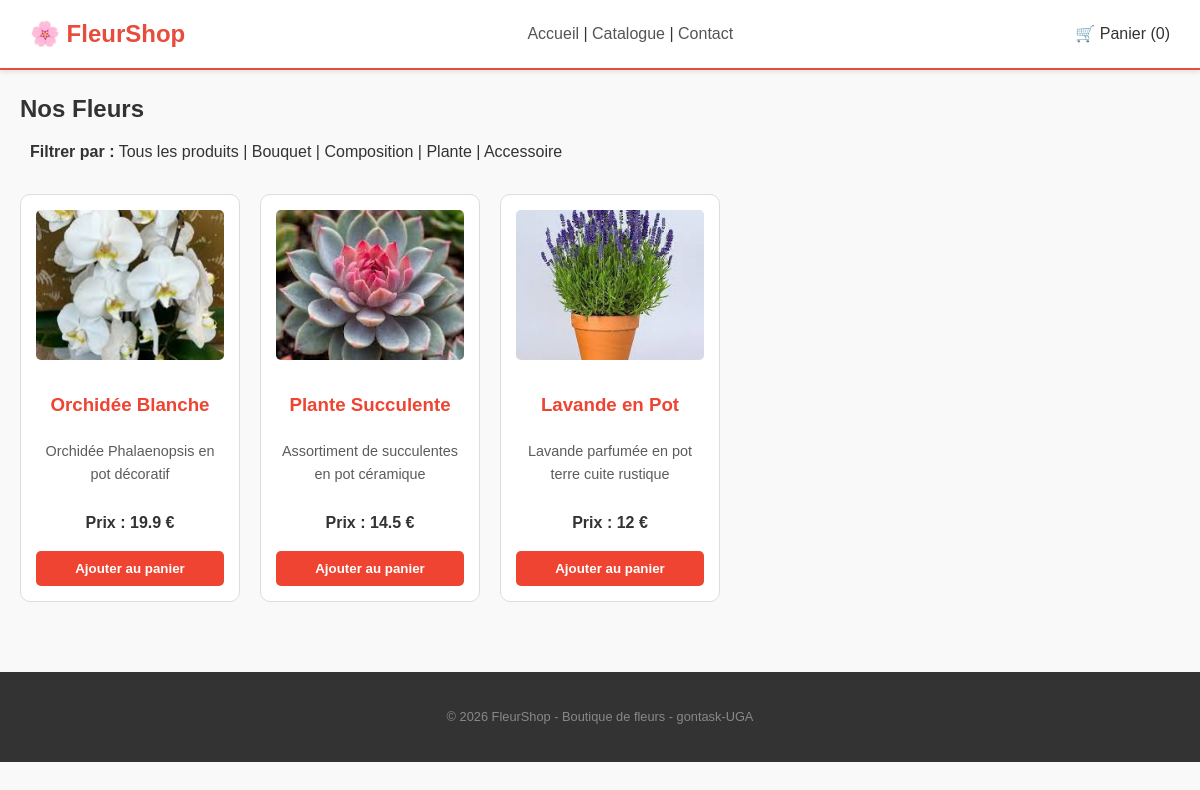
Page /catalogue.php?categorie=plante on the committed database.
### tables this page shows
CREATE TABLE produits (
	                id INTEGER PRIMARY KEY AUTOINCREMENT,
	                nom TEXT NOT NULL,
	                description TEXT,
	                prix REAL NOT NULL,
	                categorie TEXT NOT NULL,
	                image TEXT,
	                stock INTEGER DEFAULT 10, 
	                date_creation DATETIME DEFAULT CURRENT_TIMESTAMP
          );

### includes/panier.php (called while the page is built, shortened)
<?php
function compter_articles() {
    $total_articles = 0;
    return $total_articles;
}
?>

### catalogue.php (the view, shortened to what this page needs)
<?php
include 'includes/panier.php';
if (isset($_GET['categorie'])) {
    $categorie = $_GET['categorie'];
} else {
    $categorie = 'tous';
}
if ($categorie == 'tous') {
    $requete = $pdo->query("SELECT * FROM produits ORDER BY nom");
} else {
    $requete = $pdo->prepare("SELECT * FROM produits WHERE categorie = ?");
    $requete->execute(array($categorie));
}
$produits = $requete->fetchAll(PDO::FETCH_ASSOC);
$req_cat = $pdo->query("SELECT DISTINCT categorie FROM produits");
$categories = $req_cat->fetchAll(PDO::FETCH_ASSOC);
?>
<!DOCTYPE html>
<html lang="fr">
<head>
    <link rel="stylesheet" href="css/style.css">
</head>
<body>
    <header>
        <h1>🌸 FleurShop</h1>
        <nav>
            <a href="index.php">Accueil</a> |
            <a href="catalogue.php">Catalogue</a> |
            <a href="contact.php">Contact</a>
        </nav>
        <div style="float: right;">
            <a href="panier.php">🛒 Panier (<?php echo compter_articles(); ?>)</a>
        </div>
    </header>
    <main style="padding: 20px;">
        <h2>Nos Fleurs</h2>
        <div style="margin-bottom: 20px; background: #f9f9f9; padding: 10px;">
            <strong>Filtrer par :</strong>
            <a href="catalogue.php?categorie=tous">Tous les produits</a>
            <?php foreach ($categories as $c): ?>
                | <a href="catalogue.php?categorie=<?php echo $c['categorie']; ?>">
                    <?php echo ucfirst($c['categorie']); ?>
                </a>
            <?php endforeach; ?>
        </div>
    <div style="display: flex; flex-wrap: wrap; gap: 20px;">
        <?php foreach ($produits as $p): ?>
           <div style="border: 1px solid #ddd; padding: 15px; width: 220px; border-radius: 10px; background: white; text-align: center; display: flex; flex-direction: column; justify-content: space-between;">
    <img src="images/<?php echo $p['image']; ?>" alt="<?php echo $p['nom']; ?>" style="width: 100%; height: 150px; object-fit: cover; border-radius: 5px; margin-bottom: 10px;">
    <h3 style="color: #ee4431; margin: 10px 0; height: 50px; overflow: hidden; display: flex; align-items: center; justify-content: center;">
        <?php echo $p['nom']; ?>
    </h3>
    <p style="font-size: 0.9em; color: #5c5c5c; height: 60px; overflow: hidden; margin-bottom: 10px;">
        <?php echo $p['description']; ?>
    </p>
    <p style="margin-bottom: 15px;"><strong>Prix : <?php echo $p['prix']; ?> €</strong></p>
    <form method="POST" action="ajouter_panier.php" style="margin-top: auto;">
        <button type="submit" style="background: #ee4431; color: white; border: none; padding: 10px; cursor: pointer; width: 100%; border-radius: 5px; font-weight: bold;">
            Ajouter au panier
        </button>
    </form>
</div>
            <?php endforeach; ?>
        </div>
    </main>
    <footer style="margin-top: 50px; text-align: center; font-size: 0.8em; color: #888;">
        <p>&copy; 2026 FleurShop - Boutique de fleurs - gontask-UGA</p>
    </footer>
</body>
</html>

### css/style.css (style rules this page uses)
* { margin: 0; padding: 0; box-sizing: border-box; }
body { font-family: Arial, sans-serif; background-color: #f9f9f9; color: #333; line-height: 1.6; }
a { text-decoration: none; color: inherit; }
header { background-color: #fff; border-bottom: 2px solid #e74c3c; padding: 15px 30px; display: flex; justify-content: space-between; align-items: center; position: sticky; top: 0; z-index: 100; box-shadow: 0 2px 5px rgba(0,0,0,0.1); }
header h1 { font-size: 1.5rem; color: #e74c3c; }
nav a { color: #555; font-weight: 500; transition: color 0.3s; }
footer { background-color: #333; color: #ccc; padding: 30px; text-align: center; margin-top: 50px; }
footer p { margin: 5px 0; }

### rows in the picture
produits: image (picture), nom "Orchidée Blanche", description "Orchidée Phalaenopsis en pot décoratif", prix "19.9"
produits: image (picture), nom "Plante Succulente", description "Assortiment de succulentes en pot céramique", prix "14.5"
produits: image (picture), nom "Lavande en Pot", description "Lavande parfumée en pot terre cuite rustique", prix "12"

### other values in the picture
compter_articles() "0"
$c['categorie'] "Bouquet"
$c['categorie'] "Composition"
$c['categorie'] "Plante"
$c['categorie'] "Accessoire"
